Frame 1 (no input): blank canvas, image omitted
Frame 60 (no input): blank canvas, image omitted
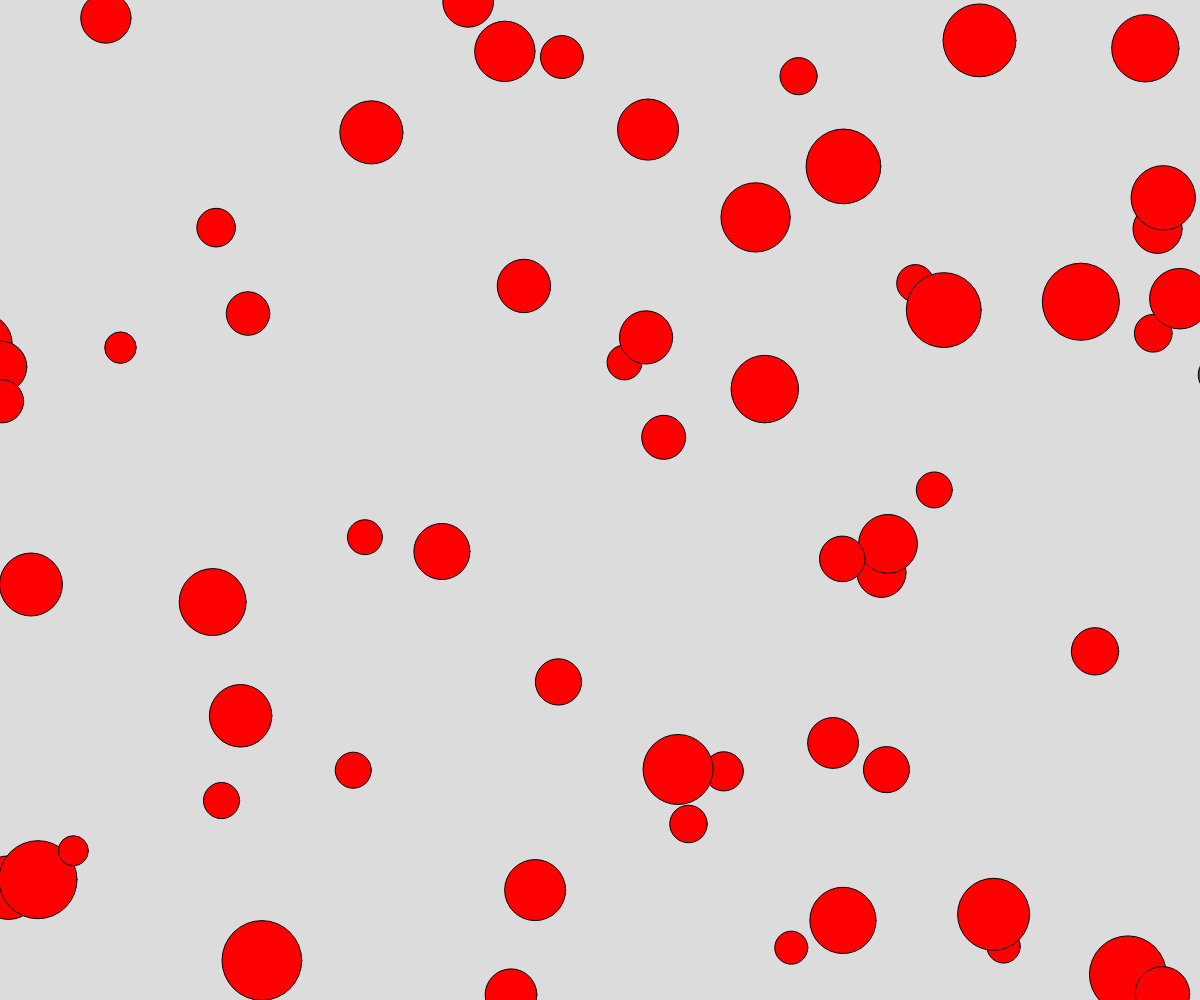
Frame 120 (the mouse pressed at the canvas centre since frame 60)

The p5.js sketch whose frames 1 and 60 were blank and that drew this single picture after the mouse press (run headless with seeded random() and noise() and a simulated clock; from frame 60 on, the mouse is pressed at the canvas centre):

// p5.js sketch
// ── sketch.js
// Bouncing Ball Object Demo

let ballArray = [];

function setup() {
  createCanvas(windowWidth, windowHeight);
  spawnBall();
}

function draw() {
  background(220);
  spawnBall();
  for (let ball of ballArray){
    moveBalls(ball);
    displayBalls(ball);
  }
}

function moveBalls(ball){
  ball.x += ball.dx;
  ball.y += ball.dy;

  if (ball.x - ball.radius > width){
    ball.x = - ball.radius;
  }
  else if (ball.x + ball.radius < 0 ){
    ball.x = width + ball.radius;
  }
  if (ball.y - ball.radius > height){
    ball.y = - ball.radius;
  }
  else if (ball.y + ball.radius < 0){
    ball.y = height + ball.radius;
  }
}

function displayBalls(ball){
  fill("red");
  circle(ball.x, ball.y, 2*ball.radius);
}


function spawnBall(){
  if (mouseIsPressed){
    let someBall = {
      x: random(width),
      y: random(height),
      radius: random(15,40),
      dx: random(-5,5),
      dy: random(-5,5),
    };
    ballArray.push(someBall);
  }
}
